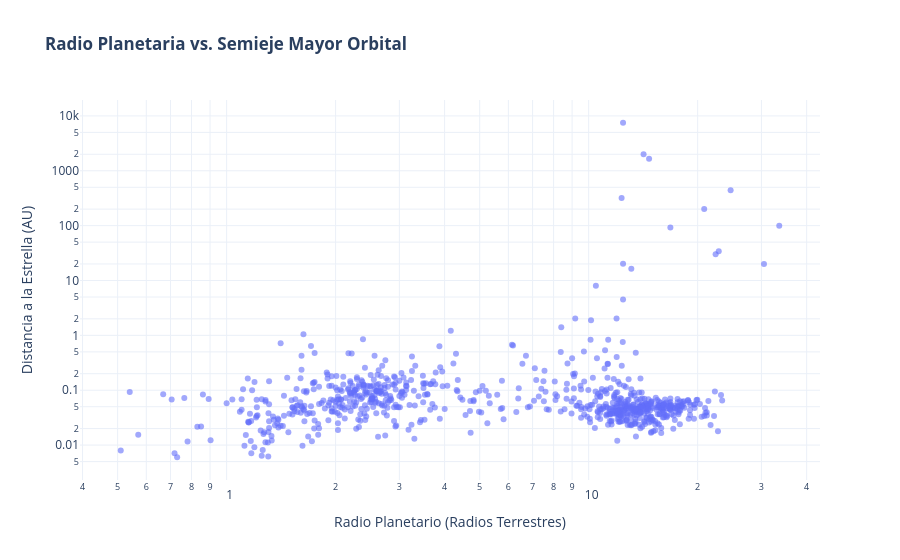

The code cell stored with this chart in its notebook:
### Code cell
import plotly.express as px

fig1 = px.scatter(
    df_radio_distancia,
    x="pl_rade",
    y="pl_orbsmax",
    hover_name="pl_name",
    hover_data=["hostname"],
    log_x=True,
    log_y=True,
    title="<b>Radio Planetaria vs. Distancia Orbital</b>",
    labels={
        "pl_rade": "Radio Planetario (Radios Terrestres)",
        "pl_orbsmax": "Distancia orbital (AU)"
    },
    opacity=0.6,
    template="plotly_white"
)
fig1.show()

### Figure 1 — Plotly figure (JSON) as saved in the notebook; plotly's stock layout.template omitted (floating-point values rounded to 4 significant figures; data arrays with more than 128 entries replaced by an {"elided": "..."} marker saying what was removed)
{"data": [{"customdata": {"elided": "790x1 str values"}, "hovertemplate": "<b>%{hovertext}</b><br><br>Radio Planetario (Radios Terrestres)=%{x}<br>Distancia a la Estrella (AU)=%{y}<br>hostname=%{customdata[0]}<extra></extra>", "hovertext": {"elided": "790 str values"}, "legendgroup": "", "marker": {"color": "#636efa", "opacity": 0.6, "symbol": "circle"}, "mode": "markers", "name": "", "orientation": "v", "showlegend": false, "type": "scatter", "x": {"elided": "790 float values"}, "xaxis": "x", "y": {"elided": "790 float values"}, "yaxis": "y"}], "layout": {"legend": {"tracegroupgap": 0}, "title": {"text": "<b>Radio Planetaria vs. Semieje Mayor Orbital</b>"}, "xaxis": {"anchor": "y", "domain": [0, 1], "title": {"text": "Radio Planetario (Radios Terrestres)"}, "type": "log"}, "yaxis": {"anchor": "x", "domain": [0, 1], "title": {"text": "Distancia a la Estrella (AU)"}, "type": "log"}}}
